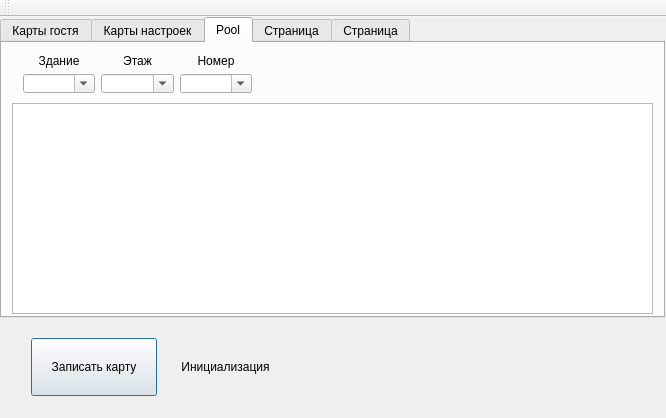
<?xml version="1.0" encoding="UTF-8"?>
<ui version="4.0">
 <class>MainWindow</class>
 <widget class="QMainWindow" name="MainWindow">
  <property name="enabled">
   <bool>true</bool>
  </property>
  <property name="geometry">
   <rect>
    <x>0</x>
    <y>0</y>
    <width>666</width>
    <height>418</height>
   </rect>
  </property>
  <property name="windowTitle">
   <string>MainWindow</string>
  </property>
  <property name="tabShape">
   <enum>QTabWidget::Rounded</enum>
  </property>
  <widget class="QWidget" name="centralWidget">
   <widget class="QTabWidget" name="tabWidget">
    <property name="enabled">
     <bool>true</bool>
    </property>
    <property name="geometry">
     <rect>
      <x>0</x>
      <y>0</y>
      <width>665</width>
      <height>301</height>
     </rect>
    </property>
    <property name="sizePolicy">
     <sizepolicy hsizetype="Expanding" vsizetype="Expanding">
      <horstretch>0</horstretch>
      <verstretch>0</verstretch>
     </sizepolicy>
    </property>
    <property name="maximumSize">
     <size>
      <width>665</width>
      <height>16777215</height>
     </size>
    </property>
    <property name="currentIndex">
     <number>2</number>
    </property>
    <widget class="QWidget" name="tab_1">
     <attribute name="title">
      <string>Карты гостя</string>
     </attribute>
     <widget class="QWidget" name="gridLayoutWidget">
      <property name="geometry">
       <rect>
        <x>20</x>
        <y>10</y>
        <width>631</width>
        <height>143</height>
       </rect>
      </property>
      <layout class="QGridLayout" name="gridLayout" rowstretch="0,0,0,0,0" columnstretch="0,0,0,0,0,0,0,0,0">
       <property name="sizeConstraint">
        <enum>QLayout::SetMaximumSize</enum>
       </property>
       <property name="leftMargin">
        <number>0</number>
       </property>
       <property name="topMargin">
        <number>0</number>
       </property>
       <property name="bottomMargin">
        <number>0</number>
       </property>
       <property name="horizontalSpacing">
        <number>20</number>
       </property>
       <property name="verticalSpacing">
        <number>9</number>
       </property>
       <item row="3" column="5">
        <widget class="QCheckBox" name="floor2">
         <property name="sizePolicy">
          <sizepolicy hsizetype="Maximum" vsizetype="Fixed">
           <horstretch>0</horstretch>
           <verstretch>0</verstretch>
          </sizepolicy>
         </property>
         <property name="text">
          <string>Этаж 2</string>
         </property>
         <property name="tristate">
          <bool>false</bool>
         </property>
        </widget>
       </item>
       <item row="2" column="5">
        <widget class="QCheckBox" name="restaurant">
         <property name="sizePolicy">
          <sizepolicy hsizetype="Maximum" vsizetype="Fixed">
           <horstretch>0</horstretch>
           <verstretch>0</verstretch>
          </sizepolicy>
         </property>
         <property name="text">
          <string>Ресторан</string>
         </property>
         <property name="tristate">
          <bool>false</bool>
         </property>
        </widget>
       </item>
       <item row="4" column="5">
        <widget class="QCheckBox" name="default3">
         <property name="sizePolicy">
          <sizepolicy hsizetype="Maximum" vsizetype="Fixed">
           <horstretch>0</horstretch>
           <verstretch>0</verstretch>
          </sizepolicy>
         </property>
         <property name="text">
          <string>Обычный 3</string>
         </property>
         <property name="tristate">
          <bool>false</bool>
         </property>
        </widget>
       </item>
       <item row="1" column="5">
        <widget class="QCheckBox" name="Conferencehall">
         <property name="sizePolicy">
          <sizepolicy hsizetype="Maximum" vsizetype="Fixed">
           <horstretch>0</horstretch>
           <verstretch>0</verstretch>
          </sizepolicy>
         </property>
         <property name="text">
          <string>Конференц-зал</string>
         </property>
         <property name="tristate">
          <bool>false</bool>
         </property>
        </widget>
       </item>
       <item row="4" column="1">
        <widget class="QLineEdit" name="night_edit">
         <property name="maximumSize">
          <size>
           <width>54</width>
           <height>16777215</height>
          </size>
         </property>
         <property name="frame">
          <bool>true</bool>
         </property>
         <property name="alignment">
          <set>Qt::AlignRight|Qt::AlignTrailing|Qt::AlignVCenter</set>
         </property>
         <property name="dragEnabled">
          <bool>true</bool>
         </property>
        </widget>
       </item>
       <item row="0" column="3">
        <spacer name="verticalSpacer">
         <property name="orientation">
          <enum>Qt::Vertical</enum>
         </property>
         <property name="sizeHint" stdset="0">
          <size>
           <width>20</width>
           <height>40</height>
          </size>
         </property>
        </spacer>
       </item>
       <item row="4" column="3">
        <widget class="QDateTimeEdit" name="dateTimeEdit">
         <property name="wrapping">
          <bool>true</bool>
         </property>
         <property name="alignment">
          <set>Qt::AlignCenter</set>
         </property>
         <property name="time">
          <time>
           <hour>12</hour>
           <minute>0</minute>
           <second>0</second>
          </time>
         </property>
         <property name="calendarPopup">
          <bool>true</bool>
         </property>
        </widget>
       </item>
       <item row="3" column="0">
        <widget class="QLabel" name="num_of_room_label">
         <property name="maximumSize">
          <size>
           <width>54</width>
           <height>16777215</height>
          </size>
         </property>
         <property name="text">
          <string> Номер</string>
         </property>
         <property name="alignment">
          <set>Qt::AlignCenter</set>
         </property>
        </widget>
       </item>
       <item row="3" column="4">
        <spacer name="horizontalSpacer">
         <property name="orientation">
          <enum>Qt::Horizontal</enum>
         </property>
         <property name="sizeHint" stdset="0">
          <size>
           <width>40</width>
           <height>20</height>
          </size>
         </property>
        </spacer>
       </item>
       <item row="3" column="8">
        <spacer name="horizontalSpacer_3">
         <property name="orientation">
          <enum>Qt::Horizontal</enum>
         </property>
         <property name="sizeHint" stdset="0">
          <size>
           <width>40</width>
           <height>20</height>
          </size>
         </property>
        </spacer>
       </item>
       <item row="3" column="7">
        <widget class="QCheckBox" name="gym">
         <property name="sizePolicy">
          <sizepolicy hsizetype="Maximum" vsizetype="Maximum">
           <horstretch>0</horstretch>
           <verstretch>0</verstretch>
          </sizepolicy>
         </property>
         <property name="text">
          <string>Спортзал</string>
         </property>
         <property name="tristate">
          <bool>false</bool>
         </property>
        </widget>
       </item>
       <item row="4" column="7">
        <widget class="QCheckBox" name="safe">
         <property name="enabled">
          <bool>true</bool>
         </property>
         <property name="sizePolicy">
          <sizepolicy hsizetype="Maximum" vsizetype="Maximum">
           <horstretch>0</horstretch>
           <verstretch>0</verstretch>
          </sizepolicy>
         </property>
         <property name="text">
          <string>Сейф</string>
         </property>
         <property name="tristate">
          <bool>false</bool>
         </property>
        </widget>
       </item>
       <item row="3" column="1">
        <widget class="QLabel" name="night_label">
         <property name="maximumSize">
          <size>
           <width>54</width>
           <height>16777215</height>
          </size>
         </property>
         <property name="text">
          <string> Ночи</string>
         </property>
         <property name="alignment">
          <set>Qt::AlignCenter</set>
         </property>
        </widget>
       </item>
       <item row="3" column="3">
        <widget class="QLabel" name="date_time_label">
         <property name="maximumSize">
          <size>
           <width>110</width>
           <height>17</height>
          </size>
         </property>
         <property name="text">
          <string>  Дата освобождения</string>
         </property>
         <property name="alignment">
          <set>Qt::AlignCenter</set>
         </property>
        </widget>
       </item>
       <item row="2" column="7">
        <widget class="QCheckBox" name="cafe">
         <property name="sizePolicy">
          <sizepolicy hsizetype="Maximum" vsizetype="Maximum">
           <horstretch>0</horstretch>
           <verstretch>0</verstretch>
          </sizepolicy>
         </property>
         <property name="text">
          <string>Столовая</string>
         </property>
         <property name="tristate">
          <bool>false</bool>
         </property>
        </widget>
       </item>
       <item row="3" column="6">
        <spacer name="horizontalSpacer_2">
         <property name="orientation">
          <enum>Qt::Horizontal</enum>
         </property>
         <property name="sizeHint" stdset="0">
          <size>
           <width>40</width>
           <height>20</height>
          </size>
         </property>
        </spacer>
       </item>
       <item row="1" column="7">
        <widget class="QCheckBox" name="default4">
         <property name="sizePolicy">
          <sizepolicy hsizetype="Maximum" vsizetype="Maximum">
           <horstretch>0</horstretch>
           <verstretch>0</verstretch>
          </sizepolicy>
         </property>
         <property name="styleSheet">
          <string notr="true"/>
         </property>
         <property name="text">
          <string>Обычный 4</string>
         </property>
         <property name="tristate">
          <bool>false</bool>
         </property>
        </widget>
       </item>
       <item row="2" column="0" colspan="3">
        <widget class="QComboBox" name="build">
         <property name="maximumSize">
          <size>
           <width>128</width>
           <height>20</height>
          </size>
         </property>
        </widget>
       </item>
       <item row="2" column="3">
        <widget class="QComboBox" name="floor_2">
         <property name="maximumSize">
          <size>
           <width>110</width>
           <height>20</height>
          </size>
         </property>
        </widget>
       </item>
       <item row="1" column="0" colspan="3">
        <widget class="QLabel" name="build_label">
         <property name="sizePolicy">
          <sizepolicy hsizetype="Maximum" vsizetype="Maximum">
           <horstretch>0</horstretch>
           <verstretch>0</verstretch>
          </sizepolicy>
         </property>
         <property name="maximumSize">
          <size>
           <width>128</width>
           <height>16777215</height>
          </size>
         </property>
         <property name="text">
          <string>Здание</string>
         </property>
         <property name="alignment">
          <set>Qt::AlignCenter</set>
         </property>
        </widget>
       </item>
       <item row="4" column="0">
        <widget class="QLineEdit" name="num_of_room_edit">
         <property name="maximumSize">
          <size>
           <width>54</width>
           <height>16777215</height>
          </size>
         </property>
         <property name="inputMask">
          <string extracomment="Введите номер комнаты"/>
         </property>
         <property name="maxLength">
          <number>2</number>
         </property>
         <property name="alignment">
          <set>Qt::AlignRight|Qt::AlignTrailing|Qt::AlignVCenter</set>
         </property>
        </widget>
       </item>
       <item row="1" column="3">
        <widget class="QLabel" name="floor">
         <property name="maximumSize">
          <size>
           <width>110</width>
           <height>17</height>
          </size>
         </property>
         <property name="text">
          <string>Этаж</string>
         </property>
         <property name="alignment">
          <set>Qt::AlignCenter</set>
         </property>
        </widget>
       </item>
      </layout>
      <zorder>Conferencehall</zorder>
      <zorder>restaurant</zorder>
      <zorder>gym</zorder>
      <zorder>safe</zorder>
      <zorder>num_of_room_edit</zorder>
      <zorder>default3</zorder>
      <zorder>floor_2</zorder>
      <zorder>floor2</zorder>
      <zorder>default4</zorder>
      <zorder>cafe</zorder>
      <zorder>date_time_label</zorder>
      <zorder>num_of_room_label</zorder>
      <zorder>build_label</zorder>
      <zorder>floor</zorder>
      <zorder>build</zorder>
      <zorder>night_edit</zorder>
      <zorder>night_label</zorder>
      <zorder>horizontalSpacer</zorder>
      <zorder>horizontalSpacer_2</zorder>
      <zorder>verticalSpacer</zorder>
      <zorder>horizontalSpacer_3</zorder>
      <zorder>dateTimeEdit</zorder>
     </widget>
     <widget class="QWidget" name="horizontalLayoutWidget_2">
      <property name="geometry">
       <rect>
        <x>360</x>
        <y>160</y>
        <width>331</width>
        <height>51</height>
       </rect>
      </property>
      <layout class="QHBoxLayout" name="horizontalLayout_2">
       <item>
        <widget class="QRadioButton" name="lux_a">
         <property name="text">
          <string>A</string>
         </property>
        </widget>
       </item>
       <item>
        <widget class="QRadioButton" name="lux_b">
         <property name="text">
          <string>B</string>
         </property>
        </widget>
       </item>
       <item>
        <widget class="QRadioButton" name="lux_c">
         <property name="text">
          <string>C</string>
         </property>
        </widget>
       </item>
       <item>
        <widget class="QRadioButton" name="lux_d">
         <property name="text">
          <string>D</string>
         </property>
        </widget>
       </item>
      </layout>
     </widget>
    </widget>
    <widget class="QWidget" name="tab_2">
     <attribute name="title">
      <string>Карты настроек</string>
     </attribute>
     <widget class="QWidget" name="horizontalLayoutWidget_3">
      <property name="geometry">
       <rect>
        <x>340</x>
        <y>10</y>
        <width>311</width>
        <height>51</height>
       </rect>
      </property>
      <layout class="QHBoxLayout" name="horizontalLayout_3">
       <item>
        <widget class="QRadioButton" name="lux_door_set">
         <property name="text">
          <string>Доступ к двери</string>
         </property>
        </widget>
       </item>
       <item>
        <widget class="QRadioButton" name="lux_a_set">
         <property name="text">
          <string>A</string>
         </property>
        </widget>
       </item>
       <item>
        <widget class="QRadioButton" name="lux_b_set">
         <property name="text">
          <string>B</string>
         </property>
        </widget>
       </item>
       <item>
        <widget class="QRadioButton" name="lux_c_set">
         <property name="text">
          <string>C</string>
         </property>
        </widget>
       </item>
       <item>
        <widget class="QRadioButton" name="lux_d_set">
         <property name="text">
          <string>D</string>
         </property>
        </widget>
       </item>
      </layout>
     </widget>
     <widget class="QWidget" name="gridLayoutWidget_3">
      <property name="geometry">
       <rect>
        <x>10</x>
        <y>0</y>
        <width>311</width>
        <height>71</height>
       </rect>
      </property>
      <layout class="QGridLayout" name="gridLayout_3">
       <item row="1" column="0">
        <widget class="QLineEdit" name="num_of_room_edit_2">
         <property name="maximumSize">
          <size>
           <width>54</width>
           <height>16777215</height>
          </size>
         </property>
         <property name="inputMask">
          <string extracomment="Введите номер комнаты"/>
         </property>
         <property name="maxLength">
          <number>2</number>
         </property>
         <property name="alignment">
          <set>Qt::AlignRight|Qt::AlignTrailing|Qt::AlignVCenter</set>
         </property>
        </widget>
       </item>
       <item row="0" column="0">
        <widget class="QLabel" name="num_of_room_label_2">
         <property name="maximumSize">
          <size>
           <width>54</width>
           <height>16777215</height>
          </size>
         </property>
         <property name="text">
          <string> Номер</string>
         </property>
         <property name="alignment">
          <set>Qt::AlignCenter</set>
         </property>
        </widget>
       </item>
       <item row="1" column="1">
        <widget class="QComboBox" name="build_2">
         <property name="maximumSize">
          <size>
           <width>128</width>
           <height>20</height>
          </size>
         </property>
        </widget>
       </item>
       <item row="0" column="1">
        <widget class="QLabel" name="build_label_2">
         <property name="sizePolicy">
          <sizepolicy hsizetype="Maximum" vsizetype="Maximum">
           <horstretch>0</horstretch>
           <verstretch>0</verstretch>
          </sizepolicy>
         </property>
         <property name="maximumSize">
          <size>
           <width>128</width>
           <height>16777215</height>
          </size>
         </property>
         <property name="text">
          <string>Здание</string>
         </property>
         <property name="alignment">
          <set>Qt::AlignCenter</set>
         </property>
        </widget>
       </item>
       <item row="1" column="2">
        <widget class="QComboBox" name="floor_6">
         <property name="maximumSize">
          <size>
           <width>110</width>
           <height>20</height>
          </size>
         </property>
        </widget>
       </item>
       <item row="0" column="2">
        <widget class="QLabel" name="floor_5">
         <property name="maximumSize">
          <size>
           <width>110</width>
           <height>17</height>
          </size>
         </property>
         <property name="text">
          <string>Этаж</string>
         </property>
         <property name="alignment">
          <set>Qt::AlignCenter</set>
         </property>
        </widget>
       </item>
      </layout>
     </widget>
    </widget>
    <widget class="QWidget" name="tab_3">
     <attribute name="title">
      <string>Pool</string>
     </attribute>
     <widget class="QTableView" name="tableView">
      <property name="geometry">
       <rect>
        <x>10</x>
        <y>60</y>
        <width>641</width>
        <height>211</height>
       </rect>
      </property>
      <property name="alternatingRowColors">
       <bool>true</bool>
      </property>
      <property name="showGrid">
       <bool>true</bool>
      </property>
      <property name="cornerButtonEnabled">
       <bool>true</bool>
      </property>
     </widget>
     <widget class="QWidget" name="gridLayoutWidget_5">
      <property name="geometry">
       <rect>
        <x>10</x>
        <y>0</y>
        <width>251</width>
        <height>61</height>
       </rect>
      </property>
      <layout class="QGridLayout" name="gridLayout_5">
       <item row="1" column="1">
        <widget class="QComboBox" name="FloorPool">
         <property name="editable">
          <bool>true</bool>
         </property>
         <property name="insertPolicy">
          <enum>QComboBox::InsertAlphabetically</enum>
         </property>
        </widget>
       </item>
       <item row="1" column="0">
        <widget class="QComboBox" name="BuildPool">
         <property name="editable">
          <bool>true</bool>
         </property>
         <property name="insertPolicy">
          <enum>QComboBox::InsertAlphabetically</enum>
         </property>
        </widget>
       </item>
       <item row="0" column="0">
        <widget class="QLabel" name="BuildLabelPool">
         <property name="sizePolicy">
          <sizepolicy hsizetype="Maximum" vsizetype="Maximum">
           <horstretch>0</horstretch>
           <verstretch>0</verstretch>
          </sizepolicy>
         </property>
         <property name="maximumSize">
          <size>
           <width>128</width>
           <height>16777215</height>
          </size>
         </property>
         <property name="text">
          <string>Здание</string>
         </property>
         <property name="alignment">
          <set>Qt::AlignCenter</set>
         </property>
        </widget>
       </item>
       <item row="1" column="2">
        <widget class="QComboBox" name="NumPool">
         <property name="editable">
          <bool>true</bool>
         </property>
         <property name="insertPolicy">
          <enum>QComboBox::InsertAlphabetically</enum>
         </property>
        </widget>
       </item>
       <item row="0" column="1">
        <widget class="QLabel" name="FloorLabelPool">
         <property name="sizePolicy">
          <sizepolicy hsizetype="Maximum" vsizetype="Maximum">
           <horstretch>0</horstretch>
           <verstretch>0</verstretch>
          </sizepolicy>
         </property>
         <property name="maximumSize">
          <size>
           <width>128</width>
           <height>16777215</height>
          </size>
         </property>
         <property name="text">
          <string>Этаж</string>
         </property>
         <property name="alignment">
          <set>Qt::AlignCenter</set>
         </property>
        </widget>
       </item>
       <item row="0" column="2">
        <widget class="QLabel" name="NumLabelPool">
         <property name="sizePolicy">
          <sizepolicy hsizetype="Maximum" vsizetype="Maximum">
           <horstretch>0</horstretch>
           <verstretch>0</verstretch>
          </sizepolicy>
         </property>
         <property name="maximumSize">
          <size>
           <width>128</width>
           <height>16777215</height>
          </size>
         </property>
         <property name="text">
          <string>Номер</string>
         </property>
         <property name="alignment">
          <set>Qt::AlignCenter</set>
         </property>
        </widget>
       </item>
      </layout>
     </widget>
    </widget>
    <widget class="QWidget" name="tab_4">
     <attribute name="title">
      <string>Страница</string>
     </attribute>
    </widget>
    <widget class="QWidget" name="tab_5">
     <attribute name="title">
      <string>Страница</string>
     </attribute>
    </widget>
   </widget>
   <widget class="QWidget" name="horizontalLayoutWidget">
    <property name="geometry">
     <rect>
      <x>20</x>
      <y>310</y>
      <width>411</width>
      <height>80</height>
     </rect>
    </property>
    <layout class="QHBoxLayout" name="horizontalLayout">
     <item>
      <widget class="QPushButton" name="WriteButton">
       <property name="sizePolicy">
        <sizepolicy hsizetype="Fixed" vsizetype="Fixed">
         <horstretch>0</horstretch>
         <verstretch>0</verstretch>
        </sizepolicy>
       </property>
       <property name="maximumSize">
        <size>
         <width>1000</width>
         <height>59</height>
        </size>
       </property>
       <property name="contextMenuPolicy">
        <enum>Qt::DefaultContextMenu</enum>
       </property>
       <property name="styleSheet">
        <string notr="true"/>
       </property>
       <property name="text">
        <string>Записать карту</string>
       </property>
       <property name="autoDefault">
        <bool>false</bool>
       </property>
       <property name="default">
        <bool>true</bool>
       </property>
       <property name="flat">
        <bool>false</bool>
       </property>
      </widget>
     </item>
     <item>
      <widget class="QPushButton" name="init_button">
       <property name="sizePolicy">
        <sizepolicy hsizetype="Fixed" vsizetype="Fixed">
         <horstretch>0</horstretch>
         <verstretch>0</verstretch>
        </sizepolicy>
       </property>
       <property name="maximumSize">
        <size>
         <width>1000</width>
         <height>59</height>
        </size>
       </property>
       <property name="contextMenuPolicy">
        <enum>Qt::DefaultContextMenu</enum>
       </property>
       <property name="text">
        <string>Инициализация</string>
       </property>
       <property name="autoDefault">
        <bool>false</bool>
       </property>
       <property name="default">
        <bool>false</bool>
       </property>
       <property name="flat">
        <bool>true</bool>
       </property>
      </widget>
     </item>
     <item>
      <widget class="QLabel" name="CardState">
       <property name="text">
        <string/>
       </property>
       <property name="alignment">
        <set>Qt::AlignCenter</set>
       </property>
      </widget>
     </item>
    </layout>
   </widget>
  </widget>
  <widget class="QToolBar" name="mainToolBar">
   <attribute name="toolBarArea">
    <enum>TopToolBarArea</enum>
   </attribute>
   <attribute name="toolBarBreak">
    <bool>false</bool>
   </attribute>
  </widget>
 </widget>
 <layoutdefault spacing="6" margin="11"/>
 <tabstops>
  <tabstop>build</tabstop>
  <tabstop>num_of_room_edit</tabstop>
  <tabstop>tabWidget</tabstop>
 </tabstops>
 <resources/>
 <connections/>
 <designerdata>
  <property name="gridDeltaX">
   <number>10</number>
  </property>
  <property name="gridDeltaY">
   <number>10</number>
  </property>
  <property name="gridSnapX">
   <bool>true</bool>
  </property>
  <property name="gridSnapY">
   <bool>true</bool>
  </property>
  <property name="gridVisible">
   <bool>true</bool>
  </property>
 </designerdata>
</ui>
